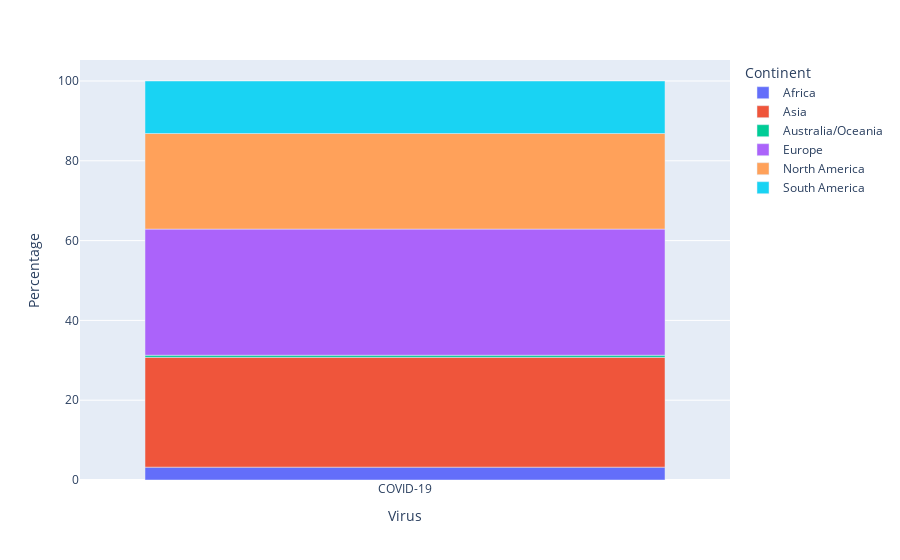
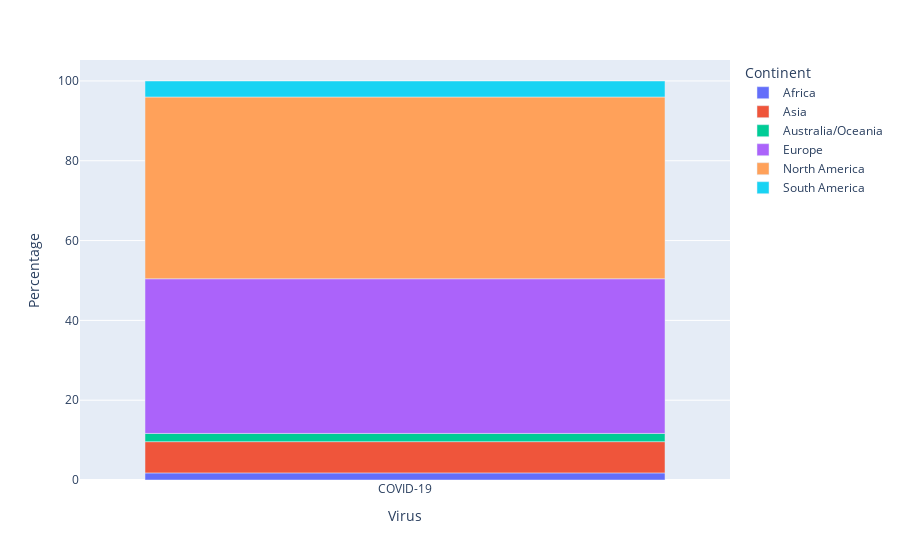
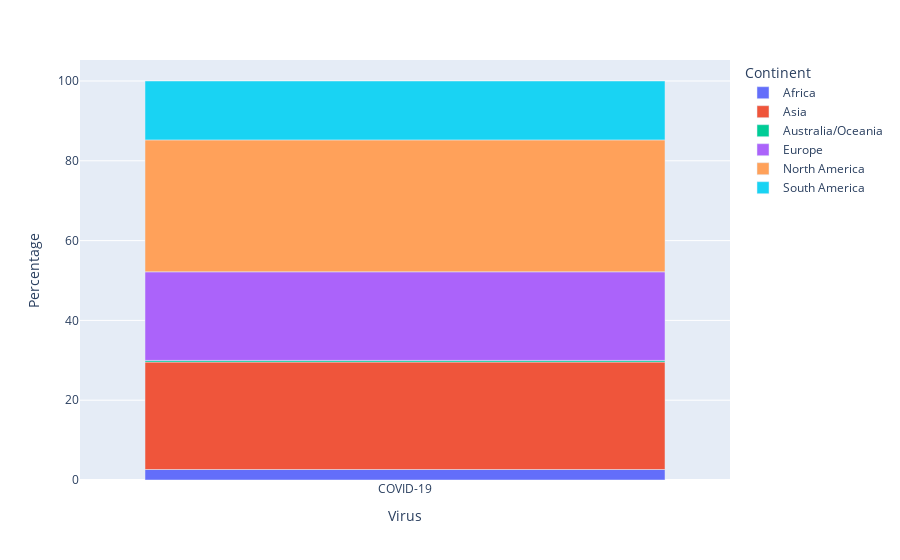
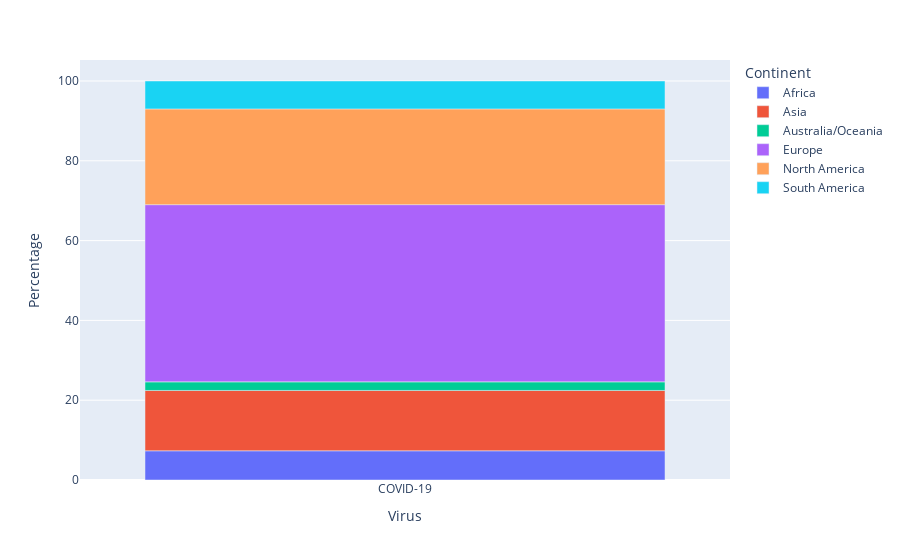

Notebook code for these charts, in order:
### Markdown cell above
### Visualization for Cases

### Code cell
visualizaing_continent(cases)

### Figure 1 — Plotly figure (JSON) as saved in the notebook; plotly's stock layout.template omitted (floating-point values rounded to 4 significant figures)
{"data": [{"alignmentgroup": "True", "customdata": [[10425889]], "hovertemplate": "Continent=Africa<br>Virus=%{x}<br>Percentage=%{y}<br>Total Cases=%{customdata[0]}<extra></extra>", "legendgroup": "Africa", "marker": {"color": "#636efa"}, "name": "Africa", "offsetgroup": "Africa", "orientation": "v", "showlegend": true, "textposition": "auto", "type": "bar", "x": ["COVID-19"], "xaxis": "x", "y": [3.22], "yaxis": "y"}, {"alignmentgroup": "True", "customdata": [[89176221]], "hovertemplate": "Continent=Asia<br>Virus=%{x}<br>Percentage=%{y}<br>Total Cases=%{customdata[0]}<extra></extra>", "legendgroup": "Asia", "marker": {"color": "#EF553B"}, "name": "Asia", "offsetgroup": "Asia", "orientation": "v", "showlegend": true, "textposition": "auto", "type": "bar", "x": ["COVID-19"], "xaxis": "x", "y": [27.52], "yaxis": "y"}, {"alignmentgroup": "True", "customdata": [[1708244]], "hovertemplate": "Continent=Australia/Oceania<br>Virus=%{x}<br>Percentage=%{y}<br>Total Cases=%{customdata[0]}<extra></extra>", "legendgroup": "Australia/Oceania", "marker": {"color": "#00cc96"}, "name": "Australia/Oceania", "offsetgroup": "Australia/Oceania", "orientation": "v", "showlegend": true, "textposition": "auto", "type": "bar", "x": ["COVID-19"], "xaxis": "x", "y": [0.53], "yaxis": "y"}, {"alignmentgroup": "True", "customdata": [[102455990]], "hovertemplate": "Continent=Europe<br>Virus=%{x}<br>Percentage=%{y}<br>Total Cases=%{customdata[0]}<extra></extra>", "legendgroup": "Europe", "marker": {"color": "#ab63fa"}, "name": "Europe", "offsetgroup": "Europe", "orientation": "v", "showlegend": true, "textposition": "auto", "type": "bar", "x": ["COVID-19"], "xaxis": "x", "y": [31.61], "yaxis": "y"}, {"alignmentgroup": "True", "customdata": [[77661159]], "hovertemplate": "Continent=North America<br>Virus=%{x}<br>Percentage=%{y}<br>Total Cases=%{customdata[0]}<extra></extra>", "legendgroup": "North America", "marker": {"color": "#FFA15A"}, "name": "North America", "offsetgroup": "North America", "orientation": "v", "showlegend": true, "textposition": "auto", "type": "bar", "x": ["COVID-19"], "xaxis": "x", "y": [23.96], "yaxis": "y"}, {"alignmentgroup": "True", "customdata": [[42650247]], "hovertemplate": "Continent=South America<br>Virus=%{x}<br>Percentage=%{y}<br>Total Cases=%{customdata[0]}<extra></extra>", "legendgroup": "South America", "marker": {"color": "#19d3f3"}, "name": "South America", "offsetgroup": "South America", "orientation": "v", "showlegend": true, "textposition": "auto", "type": "bar", "x": ["COVID-19"], "xaxis": "x", "y": [13.16], "yaxis": "y"}], "layout": {"barmode": "relative", "legend": {"title": {"text": "Continent"}, "tracegroupgap": 0}, "margin": {"t": 60}, "xaxis": {"anchor": "y", "domain": [0, 1], "title": {"text": "Virus"}}, "yaxis": {"anchor": "x", "domain": [0, 1], "title": {"text": "Percentage"}}}}

### Figure 2 — Plotly figure (JSON) as saved in the notebook; plotly's stock layout.template omitted (floating-point values rounded to 4 significant figures)
{"data": [{"alignmentgroup": "True", "customdata": [[937038]], "hovertemplate": "Continent=Africa<br>Virus=%{x}<br>Percentage=%{y}<br>Active Cases=%{customdata[0]}<extra></extra>", "legendgroup": "Africa", "marker": {"color": "#636efa"}, "name": "Africa", "offsetgroup": "Africa", "orientation": "v", "showlegend": true, "textposition": "auto", "type": "bar", "x": ["COVID-19"], "xaxis": "x", "y": [1.78], "yaxis": "y"}, {"alignmentgroup": "True", "customdata": [[4115475]], "hovertemplate": "Continent=Asia<br>Virus=%{x}<br>Percentage=%{y}<br>Active Cases=%{customdata[0]}<extra></extra>", "legendgroup": "Asia", "marker": {"color": "#EF553B"}, "name": "Asia", "offsetgroup": "Asia", "orientation": "v", "showlegend": true, "textposition": "auto", "type": "bar", "x": ["COVID-19"], "xaxis": "x", "y": [7.83], "yaxis": "y"}, {"alignmentgroup": "True", "customdata": [[1083212]], "hovertemplate": "Continent=Australia/Oceania<br>Virus=%{x}<br>Percentage=%{y}<br>Active Cases=%{customdata[0]}<extra></extra>", "legendgroup": "Australia/Oceania", "marker": {"color": "#00cc96"}, "name": "Australia/Oceania", "offsetgroup": "Australia/Oceania", "orientation": "v", "showlegend": true, "textposition": "auto", "type": "bar", "x": ["COVID-19"], "xaxis": "x", "y": [2.06], "yaxis": "y"}, {"alignmentgroup": "True", "customdata": [[20371756]], "hovertemplate": "Continent=Europe<br>Virus=%{x}<br>Percentage=%{y}<br>Active Cases=%{customdata[0]}<extra></extra>", "legendgroup": "Europe", "marker": {"color": "#ab63fa"}, "name": "Europe", "offsetgroup": "Europe", "orientation": "v", "showlegend": true, "textposition": "auto", "type": "bar", "x": ["COVID-19"], "xaxis": "x", "y": [38.76], "yaxis": "y"}, {"alignmentgroup": "True", "customdata": [[23939724]], "hovertemplate": "Continent=North America<br>Virus=%{x}<br>Percentage=%{y}<br>Active Cases=%{customdata[0]}<extra></extra>", "legendgroup": "North America", "marker": {"color": "#FFA15A"}, "name": "North America", "offsetgroup": "North America", "orientation": "v", "showlegend": true, "textposition": "auto", "type": "bar", "x": ["COVID-19"], "xaxis": "x", "y": [45.55], "yaxis": "y"}, {"alignmentgroup": "True", "customdata": [[2106919]], "hovertemplate": "Continent=South America<br>Virus=%{x}<br>Percentage=%{y}<br>Active Cases=%{customdata[0]}<extra></extra>", "legendgroup": "South America", "marker": {"color": "#19d3f3"}, "name": "South America", "offsetgroup": "South America", "orientation": "v", "showlegend": true, "textposition": "auto", "type": "bar", "x": ["COVID-19"], "xaxis": "x", "y": [4.01], "yaxis": "y"}], "layout": {"barmode": "relative", "legend": {"title": {"text": "Continent"}, "tracegroupgap": 0}, "margin": {"t": 60}, "xaxis": {"anchor": "y", "domain": [0, 1], "title": {"text": "Virus"}}, "yaxis": {"anchor": "x", "domain": [0, 1], "title": {"text": "Percentage"}}}}

### Figure 3 — Plotly figure (JSON) as saved in the notebook; plotly's stock layout.template omitted (floating-point values rounded to 4 significant figures)
{"data": [{"alignmentgroup": "True", "customdata": [[2531]], "hovertemplate": "Continent=Africa<br>Virus=%{x}<br>Percentage=%{y}<br>Serious Critical=%{customdata[0]}<extra></extra>", "legendgroup": "Africa", "marker": {"color": "#636efa"}, "name": "Africa", "offsetgroup": "Africa", "orientation": "v", "showlegend": true, "textposition": "auto", "type": "bar", "x": ["COVID-19"], "xaxis": "x", "y": [2.63], "yaxis": "y"}, {"alignmentgroup": "True", "customdata": [[25910]], "hovertemplate": "Continent=Asia<br>Virus=%{x}<br>Percentage=%{y}<br>Serious Critical=%{customdata[0]}<extra></extra>", "legendgroup": "Asia", "marker": {"color": "#EF553B"}, "name": "Asia", "offsetgroup": "Asia", "orientation": "v", "showlegend": true, "textposition": "auto", "type": "bar", "x": ["COVID-19"], "xaxis": "x", "y": [26.93], "yaxis": "y"}, {"alignmentgroup": "True", "customdata": [[391]], "hovertemplate": "Continent=Australia/Oceania<br>Virus=%{x}<br>Percentage=%{y}<br>Serious Critical=%{customdata[0]}<extra></extra>", "legendgroup": "Australia/Oceania", "marker": {"color": "#00cc96"}, "name": "Australia/Oceania", "offsetgroup": "Australia/Oceania", "orientation": "v", "showlegend": true, "textposition": "auto", "type": "bar", "x": ["COVID-19"], "xaxis": "x", "y": [0.41], "yaxis": "y"}, {"alignmentgroup": "True", "customdata": [[21362]], "hovertemplate": "Continent=Europe<br>Virus=%{x}<br>Percentage=%{y}<br>Serious Critical=%{customdata[0]}<extra></extra>", "legendgroup": "Europe", "marker": {"color": "#ab63fa"}, "name": "Europe", "offsetgroup": "Europe", "orientation": "v", "showlegend": true, "textposition": "auto", "type": "bar", "x": ["COVID-19"], "xaxis": "x", "y": [22.21], "yaxis": "y"}, {"alignmentgroup": "True", "customdata": [[31802]], "hovertemplate": "Continent=North America<br>Virus=%{x}<br>Percentage=%{y}<br>Serious Critical=%{customdata[0]}<extra></extra>", "legendgroup": "North America", "marker": {"color": "#FFA15A"}, "name": "North America", "offsetgroup": "North America", "orientation": "v", "showlegend": true, "textposition": "auto", "type": "bar", "x": ["COVID-19"], "xaxis": "x", "y": [33.06], "yaxis": "y"}, {"alignmentgroup": "True", "customdata": [[14199]], "hovertemplate": "Continent=South America<br>Virus=%{x}<br>Percentage=%{y}<br>Serious Critical=%{customdata[0]}<extra></extra>", "legendgroup": "South America", "marker": {"color": "#19d3f3"}, "name": "South America", "offsetgroup": "South America", "orientation": "v", "showlegend": true, "textposition": "auto", "type": "bar", "x": ["COVID-19"], "xaxis": "x", "y": [14.76], "yaxis": "y"}], "layout": {"barmode": "relative", "legend": {"title": {"text": "Continent"}, "tracegroupgap": 0}, "margin": {"t": 60}, "xaxis": {"anchor": "y", "domain": [0, 1], "title": {"text": "Virus"}}, "yaxis": {"anchor": "x", "domain": [0, 1], "title": {"text": "Percentage"}}}}

### Figure 4 — Plotly figure (JSON) as saved in the notebook; plotly's stock layout.template omitted (floating-point values rounded to 4 significant figures)
{"data": [{"alignmentgroup": "True", "customdata": [[1317751]], "hovertemplate": "Continent=Africa<br>Virus=%{x}<br>Percentage=%{y}<br>Tot Cases/1M pop=%{customdata[0]}<extra></extra>", "legendgroup": "Africa", "marker": {"color": "#636efa"}, "name": "Africa", "offsetgroup": "Africa", "orientation": "v", "showlegend": true, "textposition": "auto", "type": "bar", "x": ["COVID-19"], "xaxis": "x", "y": [7.32], "yaxis": "y"}, {"alignmentgroup": "True", "customdata": [[2720006]], "hovertemplate": "Continent=Asia<br>Virus=%{x}<br>Percentage=%{y}<br>Tot Cases/1M pop=%{customdata[0]}<extra></extra>", "legendgroup": "Asia", "marker": {"color": "#EF553B"}, "name": "Asia", "offsetgroup": "Asia", "orientation": "v", "showlegend": true, "textposition": "auto", "type": "bar", "x": ["COVID-19"], "xaxis": "x", "y": [15.12], "yaxis": "y"}, {"alignmentgroup": "True", "customdata": [[388820]], "hovertemplate": "Continent=Australia/Oceania<br>Virus=%{x}<br>Percentage=%{y}<br>Tot Cases/1M pop=%{customdata[0]}<extra></extra>", "legendgroup": "Australia/Oceania", "marker": {"color": "#00cc96"}, "name": "Australia/Oceania", "offsetgroup": "Australia/Oceania", "orientation": "v", "showlegend": true, "textposition": "auto", "type": "bar", "x": ["COVID-19"], "xaxis": "x", "y": [2.16], "yaxis": "y"}, {"alignmentgroup": "True", "customdata": [[7989534]], "hovertemplate": "Continent=Europe<br>Virus=%{x}<br>Percentage=%{y}<br>Tot Cases/1M pop=%{customdata[0]}<extra></extra>", "legendgroup": "Europe", "marker": {"color": "#ab63fa"}, "name": "Europe", "offsetgroup": "Europe", "orientation": "v", "showlegend": true, "textposition": "auto", "type": "bar", "x": ["COVID-19"], "xaxis": "x", "y": [44.41], "yaxis": "y"}, {"alignmentgroup": "True", "customdata": [[4315472]], "hovertemplate": "Continent=North America<br>Virus=%{x}<br>Percentage=%{y}<br>Tot Cases/1M pop=%{customdata[0]}<extra></extra>", "legendgroup": "North America", "marker": {"color": "#FFA15A"}, "name": "North America", "offsetgroup": "North America", "orientation": "v", "showlegend": true, "textposition": "auto", "type": "bar", "x": ["COVID-19"], "xaxis": "x", "y": [23.99], "yaxis": "y"}, {"alignmentgroup": "True", "customdata": [[1258800]], "hovertemplate": "Continent=South America<br>Virus=%{x}<br>Percentage=%{y}<br>Tot Cases/1M pop=%{customdata[0]}<extra></extra>", "legendgroup": "South America", "marker": {"color": "#19d3f3"}, "name": "South America", "offsetgroup": "South America", "orientation": "v", "showlegend": true, "textposition": "auto", "type": "bar", "x": ["COVID-19"], "xaxis": "x", "y": [7], "yaxis": "y"}], "layout": {"barmode": "relative", "legend": {"title": {"text": "Continent"}, "tracegroupgap": 0}, "margin": {"t": 60}, "xaxis": {"anchor": "y", "domain": [0, 1], "title": {"text": "Virus"}}, "yaxis": {"anchor": "x", "domain": [0, 1], "title": {"text": "Percentage"}}}}
